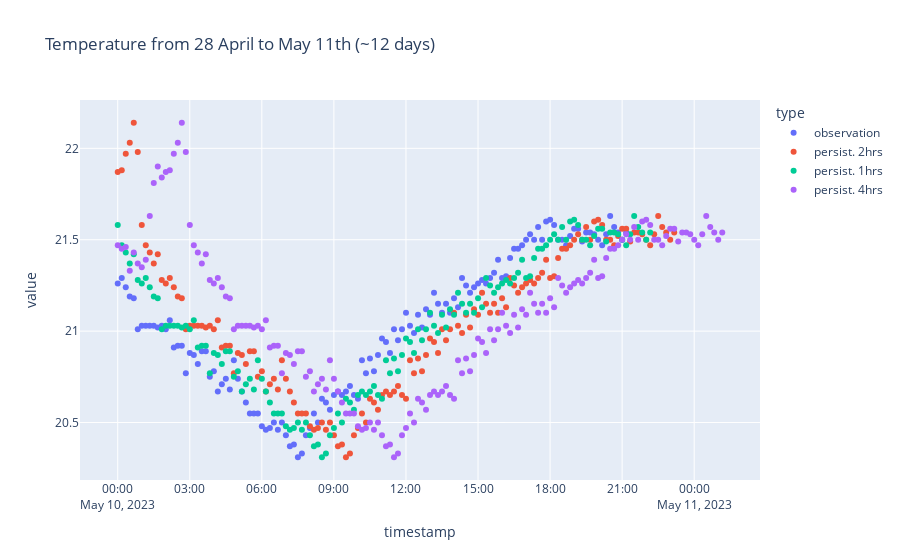

Notebook source saved alongside this figure:
### Code cell
px.scatter(df_1_hour_forecast_1_day, x='timestamp', y='value', color='type', title='Temperature from 28 April to May 11th (~12 days)')
